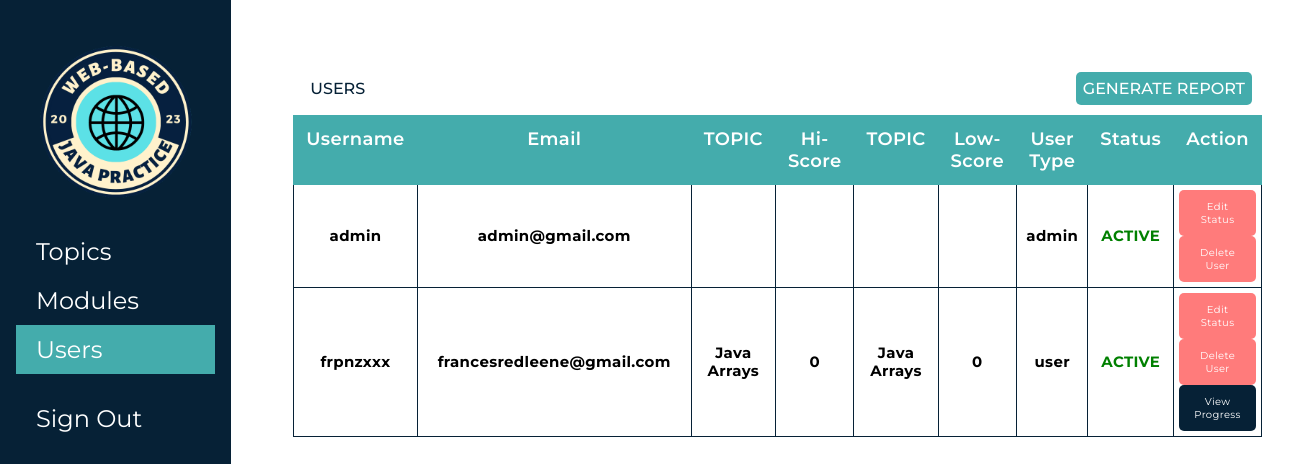
Before: /admin-users.php with the older database file.
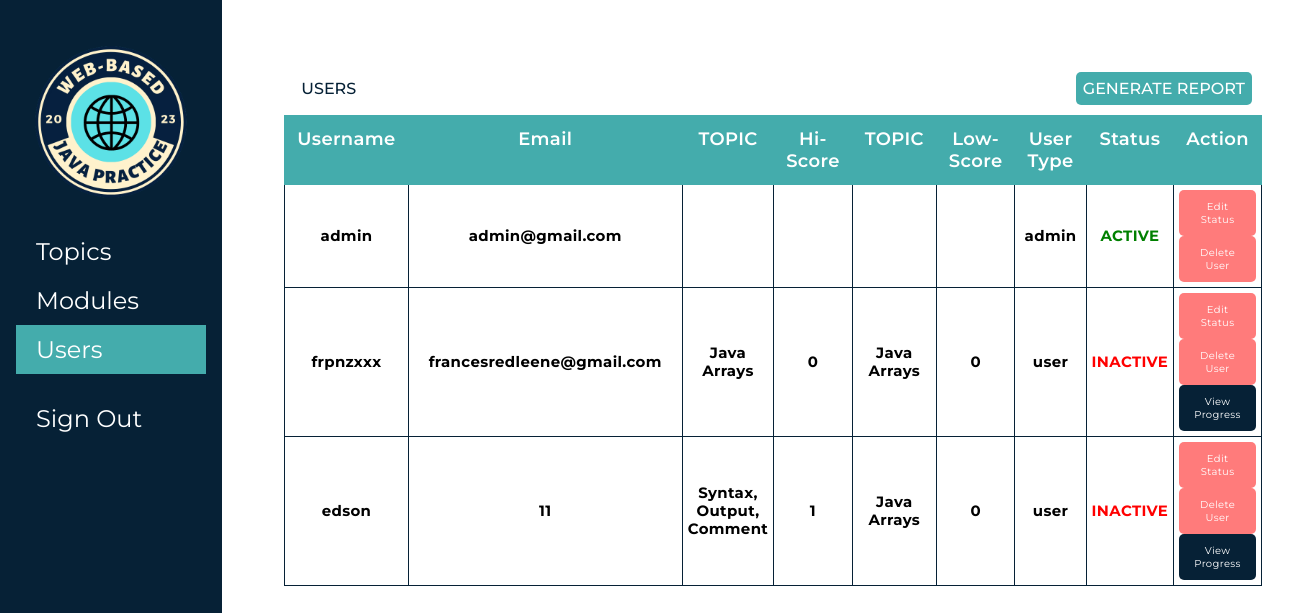
After: the same page with the newer database file.
### tables this page shows
CREATE TABLE `users_db` (
  `id` varchar(50) NOT NULL,
  `username` varchar(100) NOT NULL,
  `email` varchar(100) NOT NULL,
  `password` varchar(100) NOT NULL,
  `score` varchar(100) NOT NULL DEFAULT '0',
  `2ndQtr` varchar(500) NOT NULL DEFAULT 'locked',
  `3rdQtr` varchar(500) NOT NULL DEFAULT 'locked',
  `4thQtr` varchar(500) NOT NULL DEFAULT 'locked',
  `user_type` varchar(50) NOT NULL DEFAULT 'user',
  `isactive` tinyint(1) NOT NULL
);

CREATE TABLE `user_topic_status` (
  `id` int NOT NULL,
  `userID` varchar(50) NOT NULL,
  `topic_name` varchar(50) NOT NULL,
  `progress` varchar(150) NOT NULL DEFAULT '0',
  `score` int NOT NULL,
  `Qtr` varchar(5000) NOT NULL,
  `topicStatus` varchar(500) NOT NULL DEFAULT 'false',
  `medium` varchar(50) NOT NULL DEFAULT '0',
  `hard` varchar(50) NOT NULL DEFAULT '0',
  `attempts` int NOT NULL DEFAULT '0'
);

### admin-users.php (the view, shortened to what the changed rows need)
<?php
@include 'config.php';
?>
<!DOCTYPE html>
<html lang="en">
<head>
    <link rel="stylesheet" href="./assets/css/admin.css" />
</head>
<body>
    <div class="app">
        <main class="content">
            <div class="dashboard">
                <div class="cards">
                    <div class="users">
                        <h1 class="name">Users</h1>
                        <table class="table">
                            <thead>
                                <tr>
                                    <th>Username</th>
                                    <th>Email</th>
                                    <th>TOPIC</td>
                                    <th>Hi-Score</td>
                                    <th>TOPIC</td>
                                    <th>Low-Score</td>
                                    <th>User Type</th>
                                    <th>Status</th>
                                    <th>Action</th>
                                </tr>
                            </thead>
                            <tbody>
                                <?php
                                $select = mysqli_query($conn, "SELECT * FROM users_db");
                                while ($row = mysqli_fetch_assoc($select)) {
                                    $id = $row['id'];
                                    $hiqry = mysqli_query($conn, "SELECT *
                             FROM user_topic_status
                             WHERE userID = '$id'
                             AND score = (SELECT MAX(score) FROM user_topic_status WHERE userID = '$id')");
                                    $lowqry = mysqli_query($conn, "SELECT *
                              FROM user_topic_status
                              WHERE userID = '$id'
                              AND score = (SELECT MIN(score) FROM user_topic_status WHERE userID = '$id')");
                                    $hifetch = mysqli_fetch_assoc($hiqry);
                                    $lowfetch = mysqli_fetch_assoc($lowqry);
                                    ?>
                                    <tr>
                                        <td data-label="USERNAME:">
                                            <h5>
                                                <?php echo $row['username']; ?>
                                            </h5>
                                        </td>
                                        <td width="40%" data-label="EMAIL:">
                                            <h5>
                                                <?php echo $row['email']; ?>
                                            </h5>
                                        </td>
                                        <td data-label="TOPIC:">
                                            <h5>
                                                <?php echo isset($hifetch) ? $hifetch['topic_name'] : ''; ?>
                                            </h5>
                                        </td>
                                        <td data-label="HI-SCORE:">
                                            <h5>
                                                <?php echo isset($hifetch) ? $hifetch['score'] : ''; ?>
                                            </h5>
                                        </td>
                                        <td data-label="TOPIC:">
                                            <h5>
                                                <?php echo isset($lowfetch) ? $lowfetch['topic_name'] : ''; ?>
                                            </h5>
                                        </td>
                                        <td data-label="LOW-SCORE:">
                                            <h5>
                                                <?php echo isset($lowfetch) ? $lowfetch['score'] : ''; ?>
                                            </h5>
                                        </td>
                                        <td data-label="USER TYPE:">
                                            <h5>
                                                <?php echo $row['user_type']; ?>
                                            </h5>
                                        </td>
                                        <td data-label="STATUS:">
                                            <?php
                                            if ($row['isactive'] == 0) {
                                                echo '<h5 style="color: red;">INACTIVE</h5>';
                                            } else {
                                                echo '<h5 style="color: green;">ACTIVE</h5>';
                                            }
                                            ?>
                                        </td>
                                        <td data-label="ACTION: " class="btns">
                                            <a class="delete" href="admin-users.php?edit=<?php echo $row['id']; ?>">Edit
                                                Status</a>
                                            <a class="delete" href="admin-users.php?delete=<?php echo $row['id']; ?>">Delete
                                                User</a>
                                            <?php
                                            if ($row['user_type'] == "user") {
                                                ?>
                                                <a class="quest"
                                                    href="admin-view-progress.php?id=<?php echo $row['id']; ?>">View
                                                    Progress</a>
                                            <?php } ?>
                                        </td>
                                    </tr>
                                <?php }
                                ; ?>
                            </tbody>
                        </table>
                    </div>
                </div>
        </main>
    </div>
</body>
</html>

Changed rows visible on the page:
changed users_db "frpnzxxx": isactive "ACTIVE" → "INACTIVE"
added users_db: username "edson", email "11", user_topic_status.topic_name "Syntax, Output, Comment", user_topic_status.score "1", user_topic_status.topic_name "Java Arrays", user_topic_status.score "0", user_type "user", isactive "INACTIVE"
